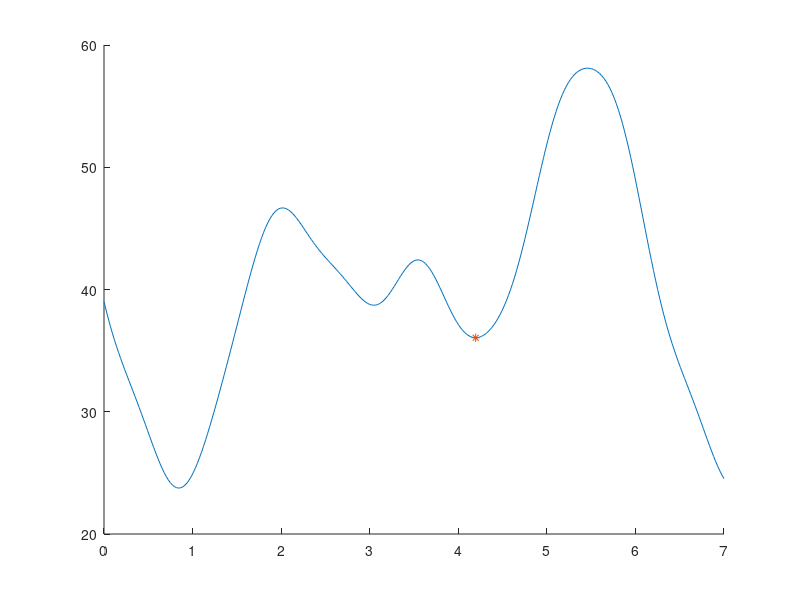

Write MATLAB code to recreate this figure.
1;

global m d;
m = 4;
d = [3, 5, 2, -1];

function val = fff (x)
  global m d;
  val = 0;
  for k=1:m
    val += (d(k) - sin(k .* x)).^2;
  endfor
endfunction


[xm, ym] = fminbnd(@fff, 0, 2*pi);
X = linspace(0, 7, 300);
Y = fff(X);

hold on;
plot(X, Y);
plot(xm, ym, '*');

